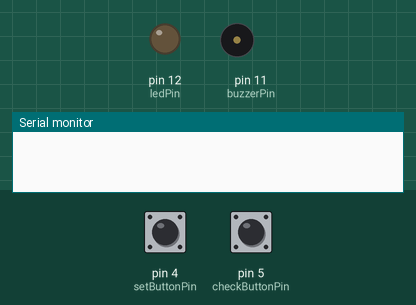
This sketch was run on a simulated Arduino Uno, built with avr-gcc and run on an emulated ATmega328P. On the bench: output pins drawn as LEDs (lit = HIGH), buzzer (waves = sounding, pin HIGH), the last lines printed to the serial monitor. The test bench sets the inputs (shaded band); at power-on: pin 4 (setButtonPin) HIGH, pin 5 (checkButtonPin) HIGH.

Above: at 1.2 s.
1.3 s: pin 4 (setButtonPin) pulled LOW for 0.15 s
2.9 s: pin 5 (checkButtonPin) pulled LOW for 0.15 s
At 3.7 s:
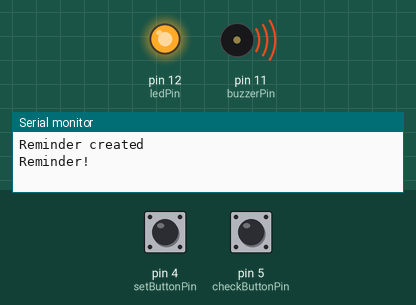
5.4 s: pin 5 (checkButtonPin) pulled LOW for 1 s
Timing chart, 0 to 8.4 s (numbered marks = the images above; inputs shaded):
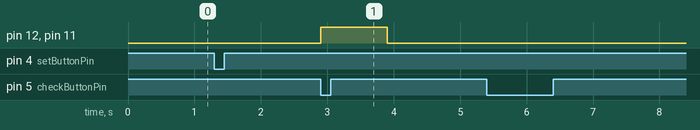

Measured:
- after the input at 2.9 s, pin 12 (ledPin), pin 11 (buzzerPin): LOW → HIGH at once, → LOW 1.0 s later

The sketch:

Light_on_off_copy_20260826130158.ino
```cpp
const int setButtonPin = 4;
const int checkButtonPin = 5;
const int ledPin = 12;
const int buzzerPin = 11;

bool reminderExists = false;

void setup() {
  pinMode(setButtonPin, INPUT_PULLUP);
  pinMode(checkButtonPin, INPUT_PULLUP);
  pinMode(ledPin, OUTPUT);
  pinMode(buzzerPin, OUTPUT);
  Serial.begin(9600);
  digitalWrite(buzzerPin, LOW);
}

void loop() {
  bool setPressed = (digitalRead(setButtonPin) == LOW);
  bool checkPressed = (digitalRead(checkButtonPin) == LOW);

  if (setPressed) {
    reminderExists = true;
    Serial.println("Reminder created");
    delay(300);
  }

  if (checkPressed) {
    if (reminderExists) {
      Serial.println("Reminder!");
      digitalWrite(ledPin, HIGH);
      digitalWrite(buzzerPin, HIGH);
      delay(1000);
      digitalWrite(ledPin, LOW);
      digitalWrite(buzzerPin, LOW);
      reminderExists = false;
    } else {
      Serial.println("No reminder found");
      digitalWrite(ledPin, LOW);
      digitalWrite(buzzerPin, LOW);
    }
    delay(300);
  }
}
```
